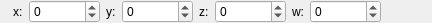
<?xml version="1.0" encoding="UTF-8"?>
<ui version="4.0">
 <class>MaterialVar_Integer</class>
 <widget class="QWidget" name="MaterialVar_Integer">
  <property name="geometry">
   <rect>
    <x>0</x>
    <y>0</y>
    <width>432</width>
    <height>20</height>
   </rect>
  </property>
  <property name="windowTitle">
   <string>Form</string>
  </property>
  <layout class="QHBoxLayout" name="horizontalLayout">
   <property name="leftMargin">
    <number>0</number>
   </property>
   <property name="topMargin">
    <number>0</number>
   </property>
   <property name="rightMargin">
    <number>0</number>
   </property>
   <property name="bottomMargin">
    <number>0</number>
   </property>
   <item>
    <widget class="QLabel" name="label">
     <property name="text">
      <string/>
     </property>
    </widget>
   </item>
   <item>
    <widget class="QLabel" name="lblX">
     <property name="text">
      <string>x:</string>
     </property>
    </widget>
   </item>
   <item>
    <widget class="QSpinBox" name="txtX">
     <property name="minimum">
      <number>-999999999</number>
     </property>
     <property name="maximum">
      <number>999999999</number>
     </property>
    </widget>
   </item>
   <item>
    <widget class="QLabel" name="lblY">
     <property name="text">
      <string>y:</string>
     </property>
    </widget>
   </item>
   <item>
    <widget class="QSpinBox" name="txtY">
     <property name="minimum">
      <number>-999999999</number>
     </property>
     <property name="maximum">
      <number>999999999</number>
     </property>
    </widget>
   </item>
   <item>
    <widget class="QLabel" name="lblZ">
     <property name="text">
      <string>z:</string>
     </property>
    </widget>
   </item>
   <item>
    <widget class="QSpinBox" name="txtZ">
     <property name="minimum">
      <number>-999999999</number>
     </property>
     <property name="maximum">
      <number>999999999</number>
     </property>
    </widget>
   </item>
   <item>
    <widget class="QLabel" name="lblW">
     <property name="text">
      <string>w:</string>
     </property>
    </widget>
   </item>
   <item>
    <widget class="QSpinBox" name="txtW">
     <property name="minimum">
      <number>-999999999</number>
     </property>
     <property name="maximum">
      <number>999999999</number>
     </property>
    </widget>
   </item>
   <item>
    <spacer name="horizontalSpacer">
     <property name="orientation">
      <enum>Qt::Horizontal</enum>
     </property>
     <property name="sizeHint" stdset="0">
      <size>
       <width>40</width>
       <height>20</height>
      </size>
     </property>
    </spacer>
   </item>
  </layout>
 </widget>
 <resources/>
 <connections/>
</ui>
